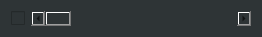
<?xml version="1.0" encoding="UTF-8"?>
<ui version="4.0">
 <class>MainWindow</class>
 <widget class="QMainWindow" name="MainWindow">
  <property name="geometry">
   <rect>
    <x>0</x>
    <y>0</y>
    <width>262</width>
    <height>32</height>
   </rect>
  </property>
  <property name="windowTitle">
   <string>Brightness</string>
  </property>
  <property name="styleSheet">
   <string notr="true">background-color: rgb(46, 52, 54);</string>
  </property>
  <widget class="QWidget" name="centralWidget">
   <layout class="QHBoxLayout" name="horizontalLayout">
    <item>
     <widget class="QCheckBox" name="checkBox">
      <property name="sizePolicy">
       <sizepolicy hsizetype="Fixed" vsizetype="MinimumExpanding">
        <horstretch>0</horstretch>
        <verstretch>0</verstretch>
       </sizepolicy>
      </property>
      <property name="text">
       <string notr="true"/>
      </property>
     </widget>
    </item>
    <item>
     <widget class="QScrollBar" name="verticalScrollBar">
      <property name="sizePolicy">
       <sizepolicy hsizetype="Minimum" vsizetype="Minimum">
        <horstretch>0</horstretch>
        <verstretch>0</verstretch>
       </sizepolicy>
      </property>
      <property name="maximum">
       <number>1000</number>
      </property>
      <property name="singleStep">
       <number>10</number>
      </property>
      <property name="pageStep">
       <number>100</number>
      </property>
      <property name="tracking">
       <bool>true</bool>
      </property>
      <property name="orientation">
       <enum>Qt::Horizontal</enum>
      </property>
      <property name="invertedAppearance">
       <bool>false</bool>
      </property>
      <property name="invertedControls">
       <bool>false</bool>
      </property>
     </widget>
    </item>
   </layout>
  </widget>
 </widget>
 <layoutdefault spacing="6" margin="11"/>
 <resources/>
 <connections/>
</ui>
